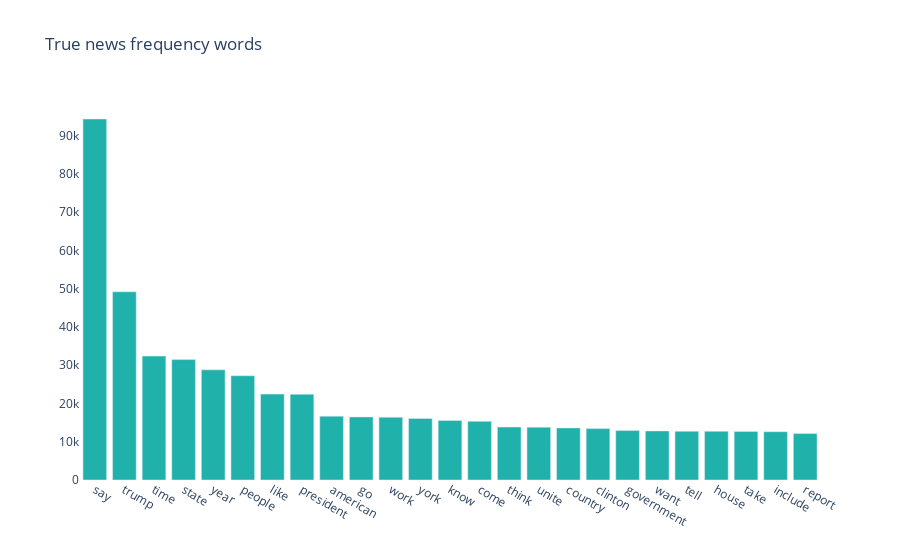

Source (notebook cell):
### Code cell
new_list_words = [ seq[0] for seq in list_true ]
new_list_values = [ seq[1] for seq in list_true ]

fig = go.Figure()
fig.add_trace(go.Bar(y=new_list_values, 
                         x=new_list_words, 
                        marker_color='lightseagreen'
))
fig.update_layout({
        'plot_bgcolor': 'rgba(0, 0, 0, 0)',
        'paper_bgcolor': 'rgba(0, 0, 0, 0)',
        'title': 'True news frequency words'
})
fig.show()

### Figure 1 — Plotly figure (JSON) as saved in the notebook; plotly's stock layout.template omitted (floating-point values rounded to 4 significant figures)
{"data": [{"marker": {"color": "lightseagreen"}, "type": "bar", "x": ["say", "trump", "time", "state", "year", "people", "like", "president", "american", "go", "work", "york", "know", "come", "think", "unite", "country", "clinton", "government", "want", "tell", "house", "take", "include", "report"], "y": [94317, 49171, 32367, 31461, 28782, 27241, 22439, 22389, 16668, 16480, 16396, 16055, 15529, 15323, 13824, 13793, 13603, 13427, 12915, 12820, 12730, 12722, 12702, 12626, 12142]}], "layout": {"paper_bgcolor": "rgba(0, 0, 0, 0)", "plot_bgcolor": "rgba(0, 0, 0, 0)", "title": {"text": "True news frequency words"}}}
